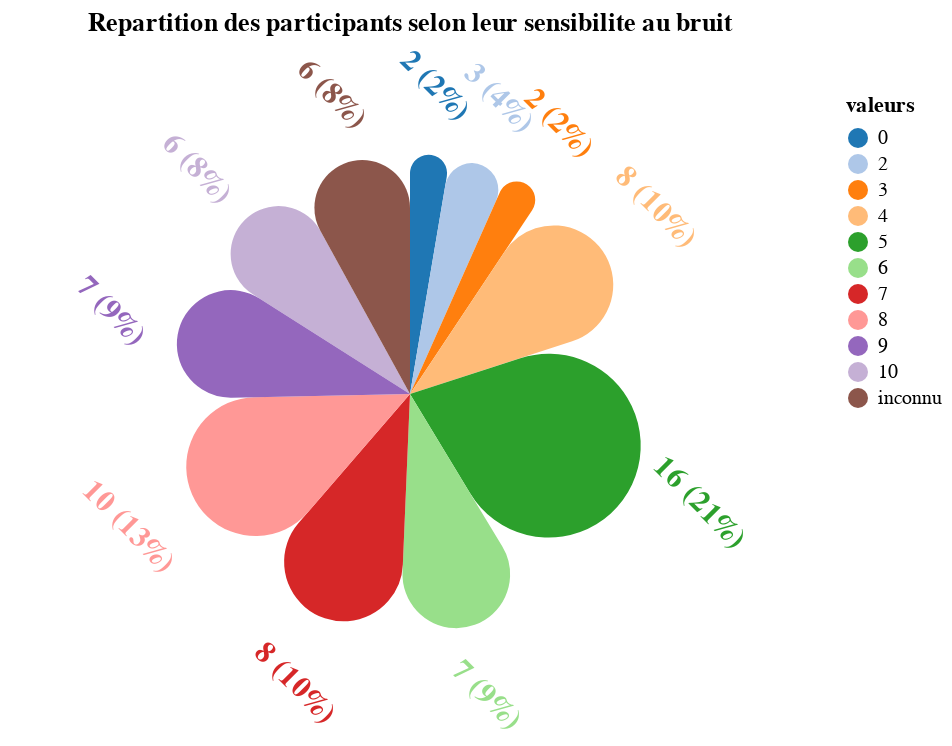

The code cell stored with this chart in its notebook:
### Code cell
# exemple
dicoCharts['sensibilite']['data']
dicoCharts['sensibilite']['chart']

### Figure 1 — Vega-Lite specification as saved in the notebook (floating-point values rounded to 4 significant figures)
{"config": {"view": {"continuousWidth": 400, "continuousHeight": 300}, "legend": {"labelLimit": 0}}, "layer": [{"mark": {"type": "arc", "cornerRadius": 50, "outerRadius": 120}, "encoding": {"color": {"field": "valeurs", "scale": {"scheme": "category20"}, "sort": "ascending", "type": "nominal"}, "theta": {"field": "nb_valeurs", "sort": "ascending", "stack": true, "type": "quantitative"}}, "title": "Repartition des participants selon leur sensibilite au bruit"}, {"mark": {"type": "text", "angle": 45, "fontStyle": "bold", "radius": 155, "size": 15}, "encoding": {"color": {"field": "valeurs", "scale": {"scheme": "category20"}, "sort": "ascending", "type": "nominal"}, "text": {"field": "pctag", "type": "nominal"}, "theta": {"field": "nb_valeurs", "sort": "ascending", "stack": true, "type": "quantitative"}}, "title": "Repartition des participants selon leur sensibilite au bruit"}], "data": {"name": "data-b1a19abcd1780100706a34b4b56b7abe"}, "$schema": "https://vega.github.io/schema/vega-lite/v4.17.0.json", "datasets": {"data-b1a19abcd1780100706a34b4b56b7abe": [{"valeurs": 0, "nb_valeurs": 2, "test": "sensibilite_bruit", "pctag": "2 (2%)"}, {"valeurs": 10, "nb_valeurs": 6, "test": "sensibilite_bruit", "pctag": "6 (8%)"}, {"valeurs": "2", "nb_valeurs": 3, "test": "sensibilite_bruit", "pctag": "3 (4%)"}, {"valeurs": "3", "nb_valeurs": 2, "test": "sensibilite_bruit", "pctag": "2 (2%)"}, {"valeurs": "4", "nb_valeurs": 8, "test": "sensibilite_bruit", "pctag": "8 (10%)"}, {"valeurs": "5", "nb_valeurs": 16, "test": "sensibilite_bruit", "pctag": "16 (21%)"}, {"valeurs": "6", "nb_valeurs": 7, "test": "sensibilite_bruit", "pctag": "7 (9%)"}, {"valeurs": "7", "nb_valeurs": 8, "test": "sensibilite_bruit", "pctag": "8 (10%)"}, {"valeurs": "8", "nb_valeurs": 10, "test": "sensibilite_bruit", "pctag": "10 (13%)"}, {"valeurs": "9", "nb_valeurs": 7, "test": "sensibilite_bruit", "pctag": "7 (9%)"}, {"valeurs": "inconnu", "nb_valeurs": 6, "test": "sensibilite_bruit", "pctag": "6 (8%)"}]}}
